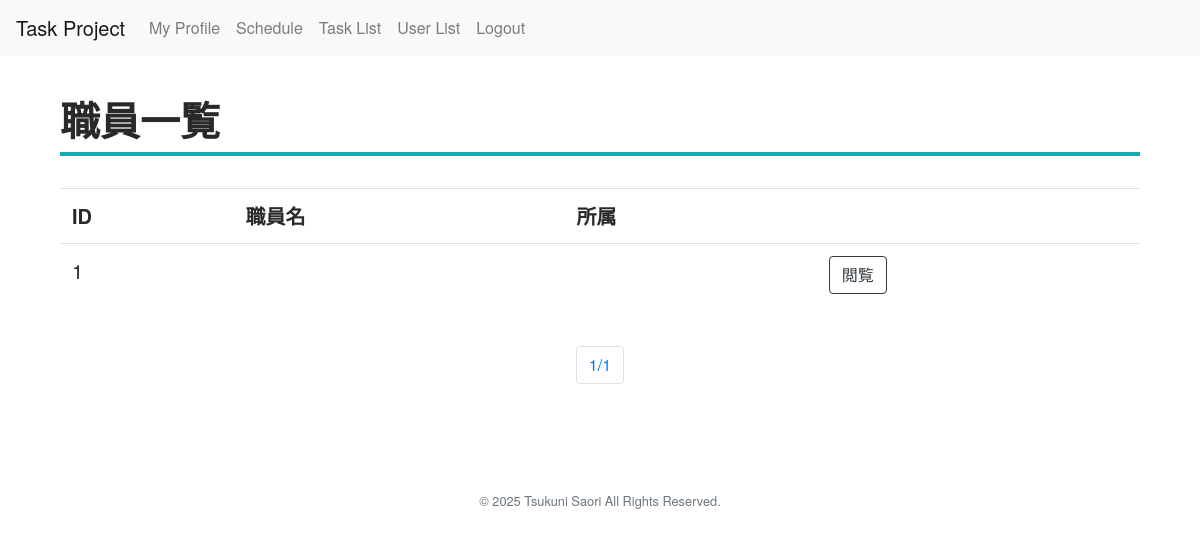
Page /task_app/user_list/ on the earlier database version.
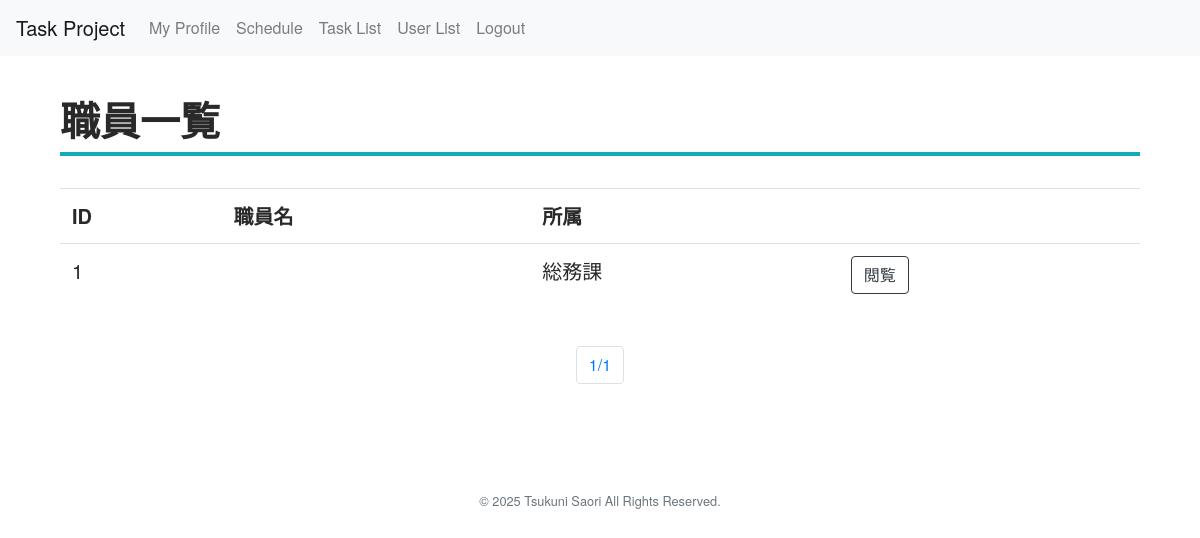
Same page on the later database version.
### task_app/models.py (models this page shows, shortened)
class CustomUser(AbstractUser):
    department = models.CharField(max_length=10,)
    my_goal = models.TextField(max_length=1000)
    groups = models.ManyToManyField(
        Group,
        related_name='task_groups',
        blank=True,  # グループにユーザーが所属していなくても空のリストにする
    )
    user_permissions = models.ManyToManyField(
        Permission,
        related_name='task_permissions',
        blank=True,  # 権限がなくても空のリストにする
    )
    class Meta:
        ordering = ('id',)

### task_app/views.py (the view)
# urls.py: path('user_list/', views.user_list, name='user_list'),
def user_list(request):
    users = CustomUser.objects.all()
    max = 20
    paginator = Paginator(users, max)
    page_number = int(request.GET.get('page', 1))
    page_obj = paginator.get_page(page_number)
    params = {
        'title' : '職員一覧' ,
        'users' : page_obj ,
    }
    return render(request, 'task_app/user_list.html', params)

### task_app/templates/task_app/user_list.html (shortened to what this page needs)
{% extends 'base.html' %}
{% block content %}
<div class="container">
    <h1>{{ title }}</h1>
    <table class="table">
        <tr>
            <th>ID</th>
            <th>職員名</th>
            <th>所属</th>
            <th></th>
        </tr>
        {% for user in users %}
            <tr>
                <td>{{ user.id }}</td>
                <td>{{ user.first_name }}{{ user.last_name }}</td>
                <td>{{ user.department }}</td>
                <td><a href="{% url 'profile' user.id %}" class="btn btn-outline-dark" >閲覧</a></td>
            </tr>
        {% empty %}
            <tr>
                <td colspan="7">職員の登録がありません。</td>
            </tr>
        {% endfor %}
    </table>
    <br>
    <ul class="pagination justify-content-center">
        <li class="page-item">
            <span class="page-link">
                {{ users.number }}/{{ users.paginator.num_pages }}
            </span>
        </li>
    </ul>
</div>
{% endblock %}

Differences in the rows shown:
changed CustomUser id 1: department (not shown) → "総務課"
